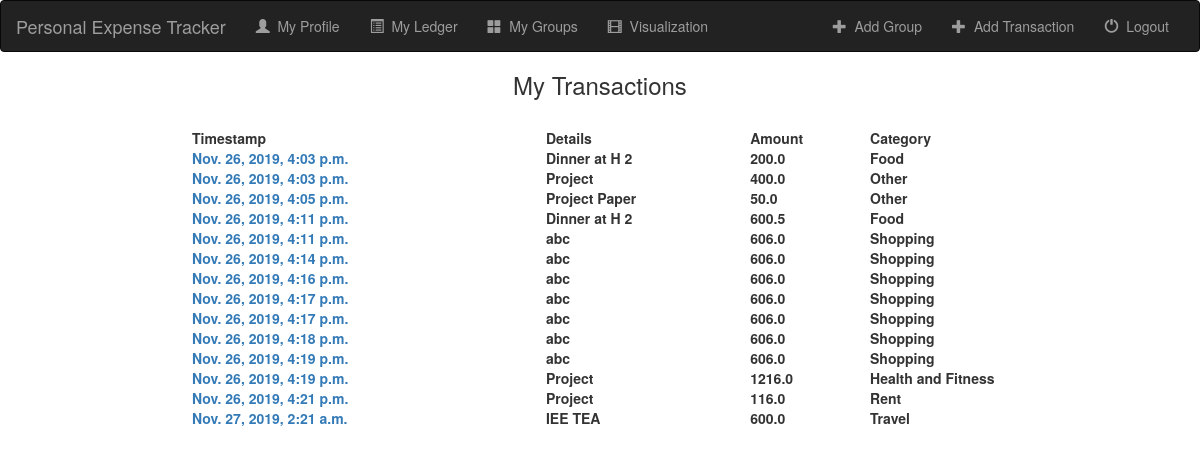
/mytransactions/ (signed in), run on the app's committed database.
### txn/models.py (models this page shows, shortened)
class Transaction(models.Model):
    details = models.CharField(max_length=100)
    amount = models.FloatField()
    category = models.CharField(max_length=18, choices=CATEGORY_CHOICES)
    user = models.ForeignKey(User, on_delete=models.PROTECT)
    bill = models.FileField(blank=True)
    timestamp = models.DateTimeField(auto_now=True)

### txn/views.py (the view)
# urls.py: path('', views.index, name='index'),
def index(request):
    my_txn = Transaction.objects.filter(user=request.user.pk)
    context = {'my_txn': my_txn}
    return render(request, 'txn/index.html', context)

### txn/templates/txn/index.html (shortened to what this page needs)
{% extends "Sl_proj/base.html" %}
{% block content %}
<div style="text-align: center">
    <h3>My Transactions</h3>
    <br>
    <table style="width:80%; margin-left: 16%; margin-right:auto;">
        <tr><th> Timestamp </th><th> Details </th><th> Amount </th><th> Category </th>
        </tr>
        {% for txn in my_txn%}
            <tr><th><a href="{% url 'detail' txn.pk %}">{{ txn.timestamp }}</a></th><th>{{ txn.details }}</th><th>{{txn.amount}}</th><th>{{txn.category}}</th>
               </tr>
        {% endfor %}
    </table>
</div>
{% endblock %}

### data on the page
Transaction: timestamp "Nov. 26, 2019, 4:03 p.m.", details "Dinner at H 2", amount "200.0", category "Food"
Transaction: timestamp "Nov. 26, 2019, 4:03 p.m.", details "Project", amount "400.0", category "Other"
Transaction: timestamp "Nov. 26, 2019, 4:05 p.m.", details "Project Paper", amount "50.0", category "Other"
Transaction: timestamp "Nov. 26, 2019, 4:11 p.m.", details "Dinner at H 2", amount "600.5", category "Food"
Transaction: timestamp "Nov. 26, 2019, 4:11 p.m.", details "abc", amount "606.0", category "Shopping"
Transaction: timestamp "Nov. 26, 2019, 4:14 p.m.", details "abc", amount "606.0", category "Shopping"
Transaction: timestamp "Nov. 26, 2019, 4:16 p.m.", details "abc", amount "606.0", category "Shopping"
Transaction: timestamp "Nov. 26, 2019, 4:17 p.m.", details "abc", amount "606.0", category "Shopping"
Transaction: timestamp "Nov. 26, 2019, 4:17 p.m.", details "abc", amount "606.0", category "Shopping"
Transaction: timestamp "Nov. 26, 2019, 4:18 p.m.", details "abc", amount "606.0", category "Shopping"
Transaction: timestamp "Nov. 26, 2019, 4:19 p.m.", details "abc", amount "606.0", category "Shopping"
Transaction: timestamp "Nov. 26, 2019, 4:19 p.m.", details "Project", amount "1216.0", category "Health and Fitness"
Transaction: timestamp "Nov. 26, 2019, 4:21 p.m.", details "Project", amount "116.0", category "Rent"
Transaction: timestamp "Nov. 27, 2019, 2:21 a.m.", details "IEE TEA", amount "600.0", category "Travel"
